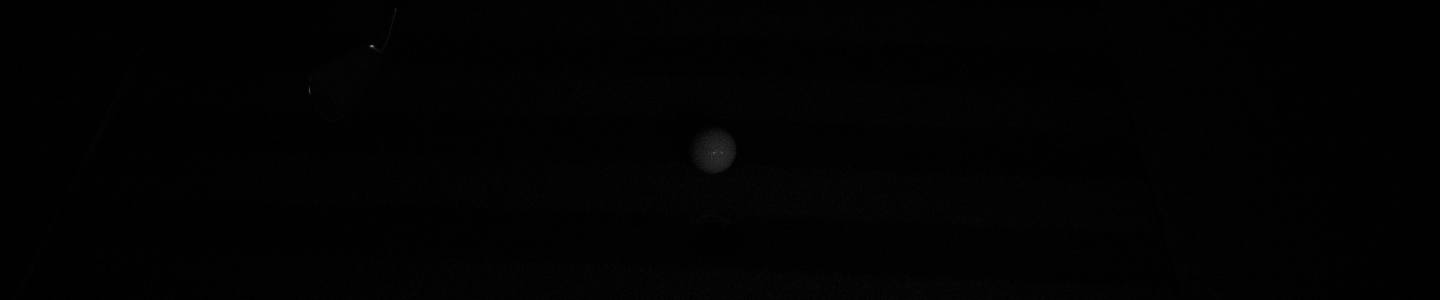
#> input picture shot-image/7iron/no_marker_ball-2/1_1.bmp, 1440 x 300 px, found by its file name
$ python improved_v7_processor.py   (older library calls are emulated)
#> lines starting #> are read from the running program, lines starting #| are printed output that depends on the picture
#!/usr/bin/env python3
# -*- coding: utf-8 -*-
"""
개선된 v7.0 딤플 분석기 - 어두운 이미지 처리 최적화
단계별 개선: 히스토그램 평활화, 동적 감마 조정, 적응형 밝기 향상
"""

import cv2
import numpy as np
import json
from pathlib import Path
from typing import Dict, Tuple, Optional, Union
import warnings
warnings.filterwarnings('ignore')

class ImprovedV7Processor:
    """개선된 v7.0 딤플 분석기 - 어두운 이미지 최적화"""

    def __init__(self, debug: bool = True):
        self.debug = debug

        # 개선된 파라미터
        self.params = {
            'dark_threshold': 50,      # 어두운 이미지 판단 기준
            'bright_threshold': 200,   # 밝은 이미지 판단 기준
            'target_brightness': 128,  # 목표 밝기
            'min_contrast': 50,        # 최소 대비
        }

        if self.debug:
            print("=== 개선된 v7.0 딤플 분석기 초기화 ===")
            print("특징: 어두운 이미지 자동 감지 및 적응형 처리")

    def analyze_image_brightness(self, img: np.ndarray) -> Dict:
        """
        이미지 밝기 분석

        Returns:
            밝기 통계 정보
        """
        gray = cv2.cvtColor(img, cv2.COLOR_BGR2GRAY) if len(img.shape) == 3 else img

        mean_brightness = np.mean(gray)
        std_brightness = np.std(gray)
        min_val = np.min(gray)
        max_val = np.max(gray)

        # 히스토그램 분석
        hist = cv2.calcHist([gray], [0], None, [256], [0, 256])

        # 어두운 픽셀 비율 (0-50)
        dark_pixels = np.sum(hist[:50]) / gray.size
        # 밝은 픽셀 비율 (200-255)
        bright_pixels = np.sum(hist[200:]) / gray.size

        return {
            'mean': mean_brightness,
            'std': std_brightness,
            'min': min_val,
            'max': max_val,
            'dark_ratio': dark_pixels,
            'bright_ratio': bright_pixels,
            'contrast': max_val - min_val
        }

    def calculate_dynamic_gamma(self, brightness_stats: Dict) -> float:
        """
        동적 감마 값 계산

        Args:
            brightness_stats: 밝기 분석 결과

        Returns:
            최적 감마 값
        """
        mean_brightness = brightness_stats['mean']

        if mean_brightness < 30:
            # 매우 어두운 이미지: 강한 밝기 증가
            gamma = 0.3
        elif mean_brightness < 50:
            # 어두운 이미지: 중간 밝기 증가
            gamma = 0.5
        elif mean_brightness < 80:
            # 약간 어두운 이미지: 약한 밝기 증가
            gamma = 0.7
        elif mean_brightness > 180:
            # 밝은 이미지: 어둡게
            gamma = 1.5
        elif mean_brightness > 150:
            # 약간 밝은 이미지
            gamma = 1.2
        else:
            # 적당한 밝기
            gamma = 1.0

        if self.debug:
            print(f"  동적 감마: {gamma:.1f} (평균 밝기: {mean_brightness:.1f})")

        return gamma

    def step1_histogram_equalization(self, img: np.ndarray) -> np.ndarray:
        """
        단계 1: 히스토그램 평활화 우선 적용
        """
        if self.debug:
            print("단계 1: 히스토그램 평활화 적용")

        # BGR to YUV
        if len(img.shape) == 3:
            yuv = cv2.cvtColor(img, cv2.COLOR_BGR2YUV)

            # Y 채널에만 히스토그램 평활화
            yuv[:,:,0] = cv2.equalizeHist(yuv[:,:,0])

            # YUV to BGR
            result = cv2.cvtColor(yuv, cv2.COLOR_YUV2BGR)
        else:
            result = cv2.equalizeHist(img)

        return result

    def step2_dynamic_gamma_correction(self, img: np.ndarray, gamma: float = None) -> np.ndarray:
        """
        단계 2: 동적 감마 보정
        """
        if self.debug:
            print("단계 2: 동적 감마 보정")

        # 밝기 분석
        stats = self.analyze_image_brightness(img)

        # 감마 값 결정
        if gamma is None:
            gamma = self.calculate_dynamic_gamma(stats)

        # 감마 보정 적용
        inv_gamma = 1.0 / gamma
        table = np.array([((i / 255.0) ** inv_gamma) * 255 for i in range(256)]).astype(np.uint8)

        if len(img.shape) == 3:
            result = cv2.LUT(img, table)
        else:
            result = cv2.LUT(img, table)

        return result

    def step3_adaptive_brightness_enhancement(self, img: np.ndarray) -> np.ndarray:
        """
        단계 3: 적응형 밝기 향상 (CLAHE + 추가 처리)
        """
        if self.debug:
            print("단계 3: 적응형 밝기 향상")

        # LAB 색공간으로 변환
        if len(img.shape) == 3:
            lab = cv2.cvtColor(img, cv2.COLOR_BGR2LAB)
            l, a, b = cv2.split(lab)
        else:
            l = img.copy()

        # CLAHE 적용
        clahe = cv2.createCLAHE(clipLimit=3.0, tileGridSize=(8,8))
        l_enhanced = clahe.apply(l)

        # 추가 밝기 조정
        current_mean = np.mean(l_enhanced)
        if current_mean < self.params['target_brightness']:
            # 밝기 부족 시 추가 조정
            alpha = self.params['target_brightness'] / current_mean
            alpha = min(alpha, 2.0)  # 최대 2배까지만
            l_enhanced = cv2.convertScaleAbs(l_enhanced, alpha=alpha, beta=0)

        # 결과 합성
        if len(img.shape) == 3:
            result = cv2.merge([l_enhanced, a, b])
            result = cv2.cvtColor(result, cv2.COLOR_LAB2BGR)
        else:
            result = l_enhanced

        return result

    def step4_dimple_enhancement(self, img: np.ndarray, ball_center: Tuple[int, int], ball_radius: int) -> np.ndarray:
        """
        단계 4: 딤플 강조 처리 (v7.0 알고리즘)
        """
        if self.debug:
            print("단계 4: 딤플 강조 처리")

        x, y = ball_center
        r = ball_radius

        # 볼 영역 추출
        roi_size = int(r * 2.5)
        x1 = max(0, x - roi_size//2)
        y1 = max(0, y - roi_size//2)
        x2 = min(img.shape[1], x + roi_size//2)
        y2 = min(img.shape[0], y + roi_size//2)

        ball_roi = img[y1:y2, x1:x2].copy()

        if ball_roi.size == 0:
            return img

        # 3배 확대
        zoomed = cv2.resize(ball_roi, None, fx=3, fy=3, interpolation=cv2.INTER_CUBIC)

        # 그레이스케일 변환
        gray_zoomed = cv2.cvtColor(zoomed, cv2.COLOR_BGR2GRAY) if len(zoomed.shape) == 3 else zoomed

        # 다중 필터링
        # 1. 언샤프 마스킹
        gaussian = cv2.GaussianBlur(gray_zoomed, (0, 0), 2.0)
        unsharp = cv2.addWeighted(gray_zoomed, 1.5, gaussian, -0.5, 0)

        # 2. 라플라시안
        laplacian = cv2.Laplacian(unsharp, cv2.CV_64F)
        laplacian = np.uint8(np.absolute(laplacian))

        # 3. 형태학적 처리
        kernel = cv2.getStructuringElement(cv2.MORPH_ELLIPSE, (3, 3))
        tophat = cv2.morphologyEx(unsharp, cv2.MORPH_TOPHAT, kernel)

        # 결합
        enhanced = cv2.addWeighted(unsharp, 0.5, laplacian, 0.25, 0)
        enhanced = cv2.addWeighted(enhanced, 0.75, tophat, 0.25, 0)

        # 원본 크기로 복원
        resized = cv2.resize(enhanced, (x2-x1, y2-y1))

        # 결과 적용
        result = img.copy()
        if len(result.shape) == 3:
            result[y1:y2, x1:x2] = cv2.cvtColor(resized, cv2.COLOR_GRAY2BGR)
        else:
            result[y1:y2, x1:x2] = resized

        return result

    def detect_ball(self, img: np.ndarray) -> Tuple[Tuple[int, int], int]:
        """볼 검출"""
        gray = cv2.cvtColor(img, cv2.COLOR_BGR2GRAY) if len(img.shape) == 3 else img

        # 먼저 밝기 향상
        gray = cv2.equalizeHist(gray)

        # Hough Circles
        circles = cv2.HoughCircles(
            gray, cv2.HOUGH_GRADIENT, 1, 50,
            param1=50, param2=30, minRadius=10, maxRadius=100
        )

        if circles is not None:
            circles = np.round(circles[0, :]).astype("int")
            x, y, r = circles[0]
            return (x, y), r

        # 기본값
        h, w = gray.shape
        return (w//2, h//2), 30

    def process_complete_pipeline(self, img_path: Union[str, Path], output_path: Union[str, Path]) -> Dict:
        """
        완전한 처리 파이프라인
        """
        img_path = Path(img_path)
        output_path = Path(output_path)

        # 이미지 로드
        img = cv2.imread(str(img_path))
        if img is None:
            return {'success': False, 'error': 'Failed to load image'}

        print(f"\n처리 중: {img_path.name}")

        # 원본 밝기 분석
        original_stats = self.analyze_image_brightness(img)
        print(f"  원본 - 평균 밝기: {original_stats['mean']:.1f}, 대비: {original_stats['contrast']:.1f}")

        # 단계별 처리

        # 단계 1: 히스토그램 평활화
        step1_result = self.step1_histogram_equalization(img)

        # 단계 2: 동적 감마 보정
        step2_result = self.step2_dynamic_gamma_correction(step1_result)

        # 단계 3: 적응형 밝기 향상
        step3_result = self.step3_adaptive_brightness_enhancement(step2_result)

        # 볼 검출
        ball_center, ball_radius = self.detect_ball(step3_result)
        print(f"  볼 검출: 중심 {ball_center}, 반지름 {ball_radius}")

        # 단계 4: 딤플 강조
        final_result = self.step4_dimple_enhancement(step3_result, ball_center, ball_radius)

        # 최종 밝기 분석
        final_stats = self.analyze_image_brightness(final_result)
        print(f"  최종 - 평균 밝기: {final_stats['mean']:.1f}, 대비: {final_stats['contrast']:.1f}")

        # 저장
        success = cv2.imwrite(str(output_path), final_result)

        if success:
            print(f"  [OK] 저장: {output_path.name}")
            return {
                'success': True,
                'input': str(img_path),
                'output': str(output_path),
                'ball_center': ball_center,
                'ball_radius': ball_radius,
                'brightness_improvement': final_stats['mean'] - original_stats['mean'],
                'contrast_improvement': final_stats['contrast'] - original_stats['contrast']
            }
        else:
            return {'success': False, 'error': 'Failed to save image'}


def main():
    """메인 실행 함수"""

    # 경로 설정
    input_dir = Path("C:/src/GolfSwingAnalysis_Final_ver8/data/images/shot-image-original/driver/no_marker_ball-1")
    output_dir = Path("C:/src/GolfSwingAnalysis_Final_ver8/data/images/shot-image-improved-v7/driver/no_marker_ball-1")

    # 출력 디렉토리 생성
    output_dir.mkdir(parents=True, exist_ok=True)

    # 프로세서 초기화
    processor = ImprovedV7Processor(debug=True)

    print("="*80)
    print("개선된 v7.0 딤플 분석기 - 어두운 이미지 최적화")
    print("="*80)
    print(f"입력: {input_dir}")
    print(f"출력: {output_dir}")
    print("="*80)

    # 특정 문제 이미지들 우선 처리
    test_files = [
        "1_1.bmp",
        "Gamma_1_4.bmp",
        "Gamma_1_6.bmp",
        "2_1.bmp"
    ]

    results = []

    for filename in test_files:
        img_path = input_dir / filename
        if img_path.exists():
            output_path = output_dir / f"{img_path.stem}_improved.png"
            result = processor.process_complete_pipeline(img_path, output_path)
#> in process_complete_pipeline, img is the input picture: shape (300, 1440, 3); min 0, max 131, mean 2
#> in analyze_image_brightness, `mean_brightness = np.mean(gray)`: mean_brightness = 1.96
#> in analyze_image_brightness, `std_brightness = np.std(gray)`: std_brightness = 2.17
#> in analyze_image_brightness, `min_val = np.min(gray)`: min_val = 0
#> in analyze_image_brightness, `max_val = np.max(gray)`: max_val = 131
#> in analyze_image_brightness, `hist = cv2.calcHist([gray], [0], None, [256], [0, 256])`: hist = 256 values, max 132277 at index 1, min 0 at index 16, mean 1687.5
#> in analyze_image_brightness, `dark_pixels = np.sum(hist[:50]) / gray.size`: dark_pixels = 1
#> in analyze_image_brightness, `bright_pixels = np.sum(hist[200:]) / gray.size`: bright_pixels = 0
#> in process_complete_pipeline, `original_stats = self.analyze_image_brightness(img)`: original_stats = {'mean': 1.96, 'std': 2.17, 'min': 0, 'max': 131, 'dark_ratio': 1, 'bright_ratio': 0, 'contrast': 131}
#|   원본 - 평균 밝기: 2.0, 대비: 131.0
#> in step2_dynamic_gamma_correction, `stats = self.analyze_image_brightness(img)`: stats = {'mean': 140.4, 'std': 77.98, 'min': 0, 'max': 255, 'dark_ratio': 0.136, 'bright_ratio': 0.271, 'contrast': 255}
#> in calculate_dynamic_gamma, `mean_brightness = brightness_stats['mean']`: mean_brightness = 140.4
#|   동적 감마: 1.0 (평균 밝기: 140.4)
#> in step2_dynamic_gamma_correction, `gamma = self.calculate_dynamic_gamma(stats)`: gamma = 1
#> in step2_dynamic_gamma_correction, `table = np.array([((i / 255.0) ** inv_gamma) * 255 for i in range(256)..`: table = 256 values from 0 to 255
#> in step3_adaptive_brightness_enhancement, `current_mean = np.mean(l_enhanced)`: current_mean = 144.3
#> in detect_ball, `gray = cv2.equalizeHist(gray)`:
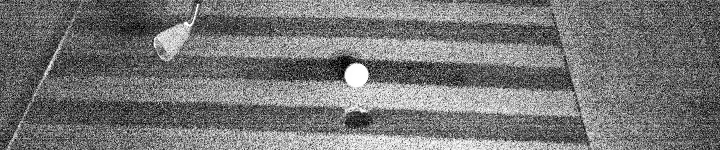
#> gray: shape (300, 1440) (shown at 1/2 size); min 0, max 255, mean 117.3
#> in detect_ball, `circles = cv2.HoughCircles( gray, cv2.HOUGH_GRADIENT, 1, 50, param1=50..`: circles = 140 rows, first 8: [739.5, 191.5, 99.4], [429.5, 167.5, 99.4], [666.5, 167.5, 99.4], [722.5, 128.5, 99.4], [332.5, 141.5, 99.4], [935.5, 153.5, 99.4], [663.5, 108.5, 99.4], [1277.5, 133.5, 99.4]
#> in detect_ball, `circles = np.round(circles[0, :]).astype("int")`: circles = 140 rows, first 8: [740, 192, 99], [430, 168, 99], [666, 168, 99], [722, 128, 99], [332, 142, 99], [936, 154, 99], [664, 108, 99], [1278, 134, 99]
#> in detect_ball, `x, y, r = circles[0]`: x = 740; y = 192; r = 99
#> in process_complete_pipeline, `ball_center, ball_radius = self.detect_ball(step3_result)`: ball_center = (740, 192); ball_radius = 99
#|   볼 검출: 중심 (740, 192), 반지름 99
#> in step4_dimple_enhancement, `x, y = ball_center`: x = 740; y = 192
#> in step4_dimple_enhancement, `r = ball_radius`: r = 99
#> in step4_dimple_enhancement, `roi_size = int(r * 2.5)`: roi_size = 247
#> in step4_dimple_enhancement, `x1 = max(0, x - roi_size//2)`: x1 = 617
#> in step4_dimple_enhancement, `y1 = max(0, y - roi_size//2)`: y1 = 69
#> in step4_dimple_enhancement, `x2 = min(img.shape[1], x + roi_size//2)`: x2 = 863
#> in step4_dimple_enhancement, `y2 = min(img.shape[0], y + roi_size//2)`: y2 = 300
#> in step4_dimple_enhancement, `unsharp = cv2.addWeighted(gray_zoomed, 1.5, gaussian, -0.5, 0)`:
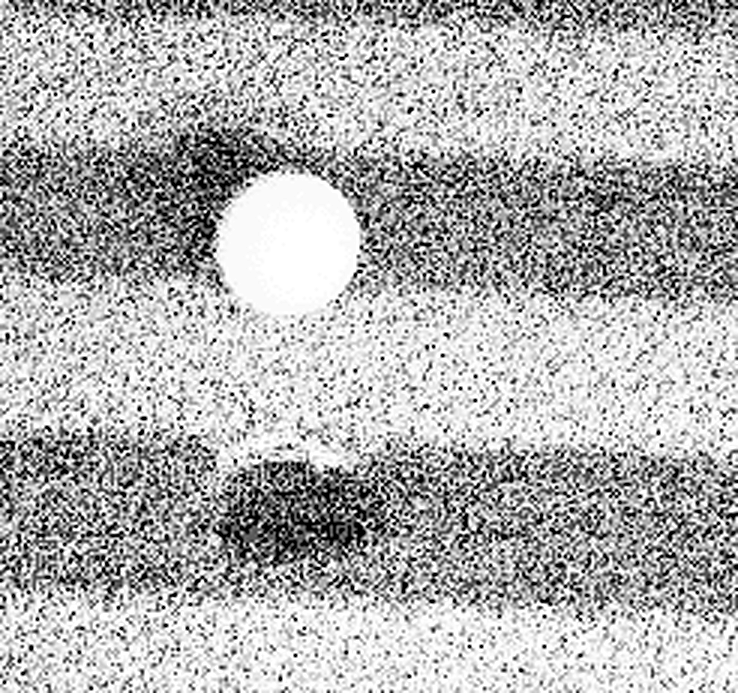
#> unsharp: shape (693, 738); min 0, max 255, mean 176.7
#> in step4_dimple_enhancement, `laplacian = np.uint8(np.absolute(laplacian))`:
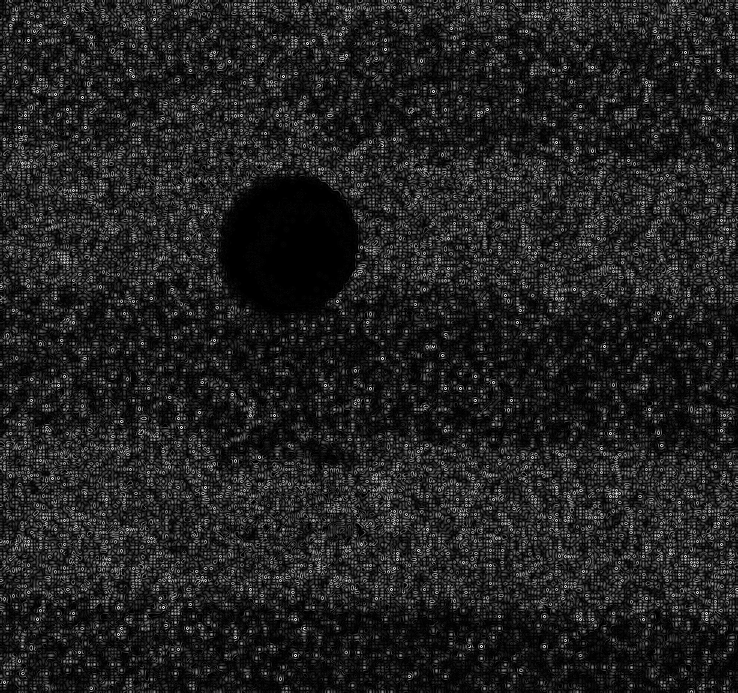
#> laplacian: shape (693, 738); min 0, max 255, mean 33.8
#> in step4_dimple_enhancement, `tophat = cv2.morphologyEx(unsharp, cv2.MORPH_TOPHAT, kernel)`:
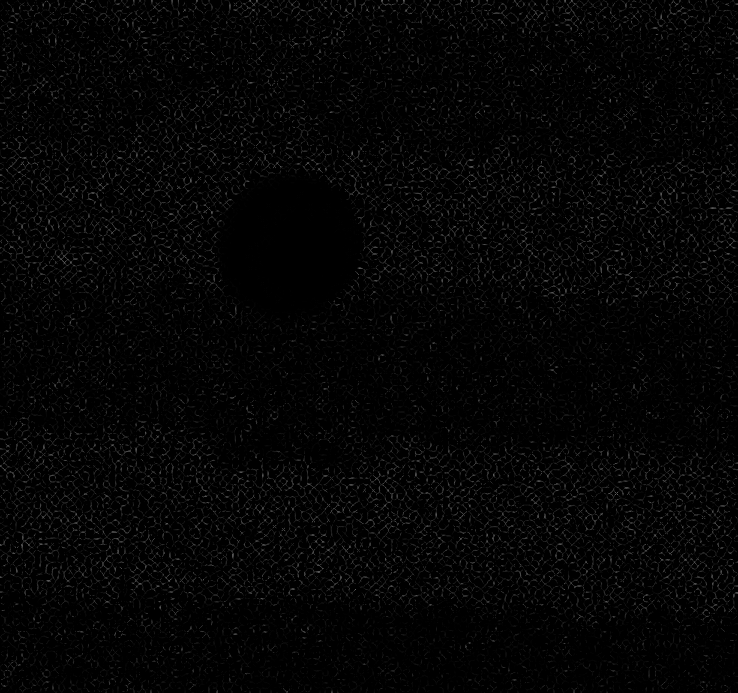
#> tophat: shape (693, 738); min 0, max 96, mean 5
#> in step4_dimple_enhancement, `enhanced = cv2.addWeighted(unsharp, 0.5, laplacian, 0.25, 0)`:
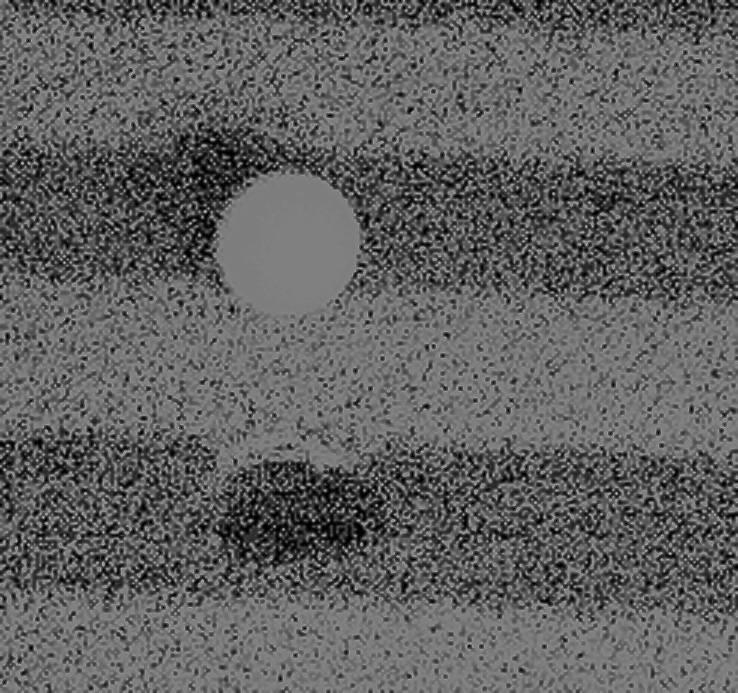
#> enhanced: shape (693, 738); min 0, max 191, mean 96.8
#> in step4_dimple_enhancement, `resized = cv2.resize(enhanced, (x2-x1, y2-y1))`:
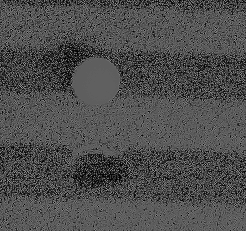
#> resized: shape (231, 246); min 0, max 166, mean 78.2
#> in step4_dimple_enhancement, `result[y1:y2, x1:x2] = cv2.cvtColor(resized, cv2.COLOR_GRAY2BGR)`:
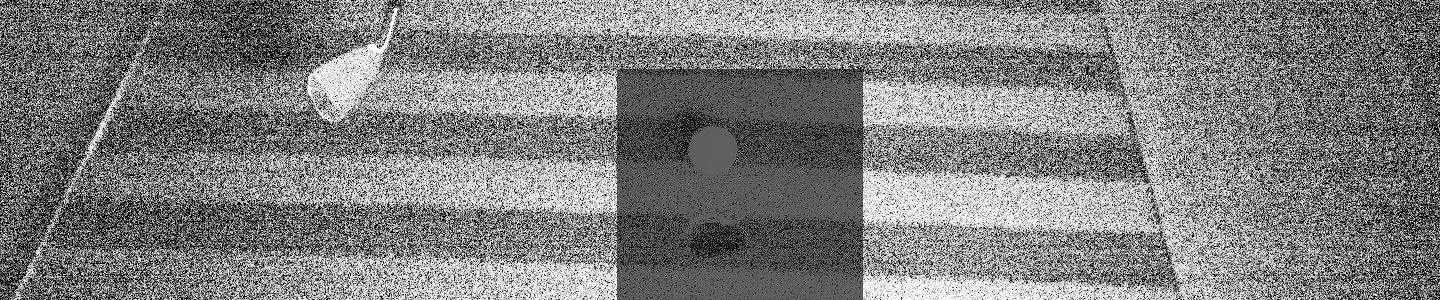
#> result: shape (300, 1440, 3); mean B, G, R 126.3, 126.3, 126.3
#> in process_complete_pipeline, `final_stats = self.analyze_image_brightness(final_result)`: final_stats = {'mean': 126.3, 'std': 72.16, 'min': 0, 'max': 255, 'dark_ratio': 0.157, 'bright_ratio': 0.202, 'contrast': 255}
#|   최종 - 평균 밝기: 126.3, 대비: 255.0
#> result = 7 items
            results.append(result)
#> pass 2 of the loop in main, `for filename in test_files:`:
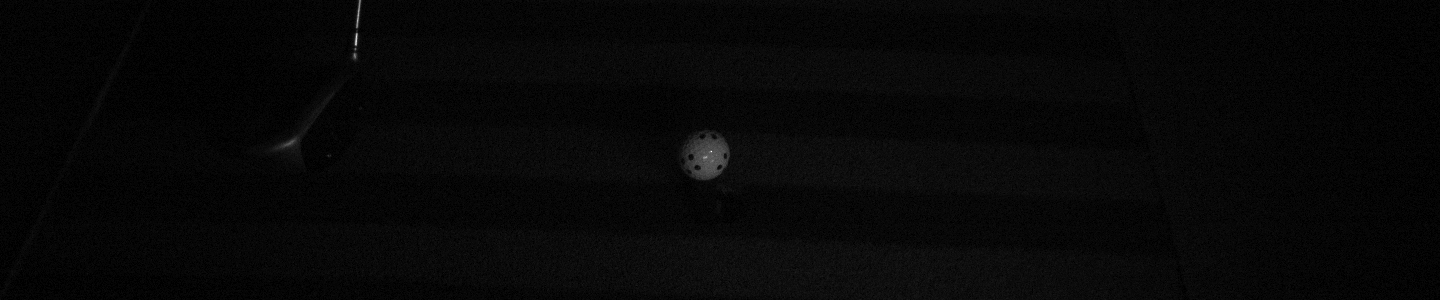
#> input picture shot-image/드라이버/마커볼/Gamma_1_4.bmp, 1440 x 300 px, found by its file name
#> in process_complete_pipeline, img is the input picture: shape (300, 1440, 3); min 0, max 253, mean 7.3
#> original_stats = {'mean': 7.27, 'std': 6.18, 'min': 0, 'max': 253, 'dark_ratio': 0.997, 'bright_ratio': 1.62e-05, 'contrast': 253}
#|   원본 - 평균 밝기: 7.3, 대비: 253.0
#> in step1_histogram_equalization (call 2), `result = cv2.cvtColor(yuv, cv2.COLOR_YUV2BGR)`:
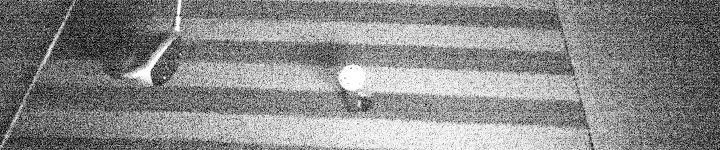
#> result: shape (300, 1440, 3) (shown at 1/2 size); min 0, max 255, mean 136.5
#|   동적 감마: 1.0 (평균 밝기: 136.5)
#> in detect_ball (call 2), `gray = cv2.equalizeHist(gray)`:
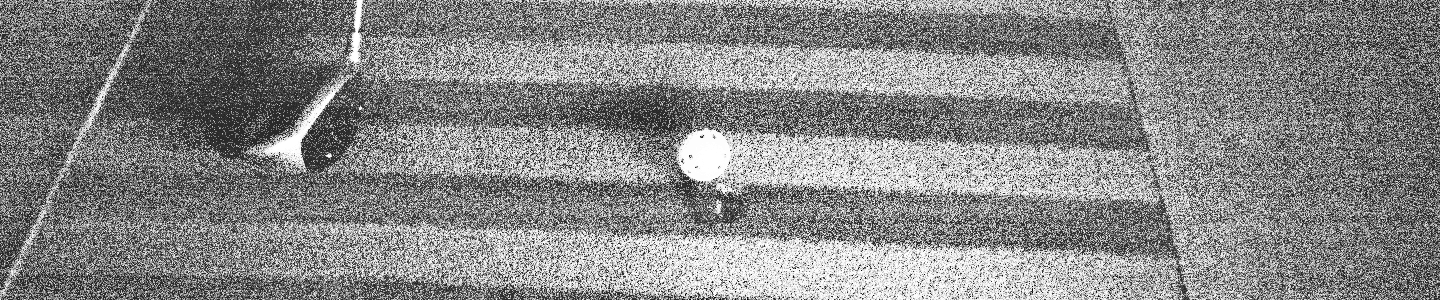
#> gray: shape (300, 1440); min 0, max 255, mean 134.8
#> (the run stopped early here; a loop or call above may not have finished)
